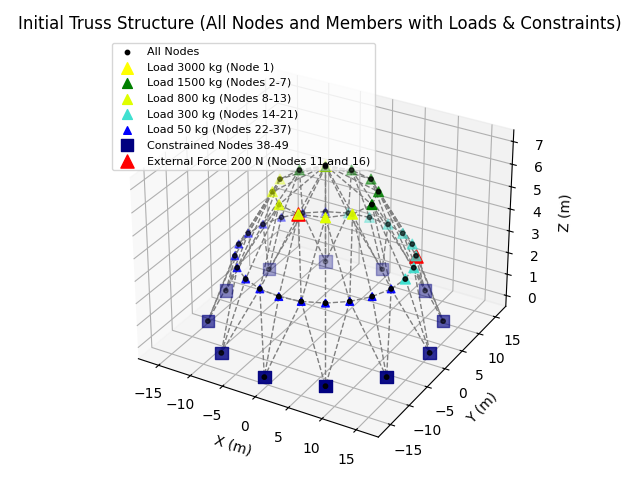

Generate this figure with Python:
import numpy as np
import pandas as pd
import random
import matplotlib.pyplot as plt
import time
from pandas import ExcelWriter
from scipy.linalg import eigh

# ------------------------------
# Constants
E = 2.1e11
rho = 7850
g = 9.81
sigma_allow = 250e6
A_min = 0.0001
A_max = 0.01293
pop_size = 200
num_generations = 200
penalty_factor = 1e6
a = 19
n_runs = 1
f_target = [9, 11]  # فرکانس هدف (Hz)
random.seed(42)
np.random.seed(42)
# ------------------------------

def get_load_vector(num_nodes):
    loads = np.zeros(num_nodes * 3)
    for i in range(num_nodes):
        if i == 0:
            mass = 3000
        elif 1 <= i <= 6:
            mass = 1500
        elif 7 <= i <= 12:
            mass = 800
        elif 13 <= i <= 20:
            mass = 300
        elif 21 <= i <= 36:
            mass = 50
        else:
            mass = 0
        loads[i * 3 + 2] = -mass * g
    loads[10 * 3] += 200
    loads[15 * 3] += 200
    return loads

def bar_length(node1, node2):
    return np.linalg.norm(node1 - node2)

def assemble_stiffness_matrix(coords, areas, members, member_types):
    n_nodes = len(coords)
    K = np.zeros((n_nodes * 3, n_nodes * 3))
    for i, (start, end) in enumerate(members):
        n1, n2 = start - 1, end - 1
        x1, x2 = coords[n1], coords[n2]
        L = bar_length(x1, x2)
        a_vec = (x2 - x1) / L
        A = areas[member_types[i]]
        k_local = (A * E / L) * np.outer(a_vec, a_vec)
        dofs = [n1*3, n1*3+1, n1*3+2, n2*3, n2*3+1, n2*3+2]
        for ii in range(3):
            for jj in range(3):
                K[dofs[ii], dofs[jj]] += k_local[ii, jj]
                K[dofs[ii+3], dofs[jj+3]] += k_local[ii, jj]
                K[dofs[ii], dofs[jj+3]] -= k_local[ii, jj]
                K[dofs[ii+3], dofs[jj]] -= k_local[ii, jj]
    return K

def assemble_mass_matrix(coords, areas, members, member_types):
    n_nodes = len(coords)
    M = np.zeros((n_nodes * 3, n_nodes * 3))
    for i, (start, end) in enumerate(members):
        n1, n2 = start - 1, end - 1
        L = bar_length(coords[n1], coords[n2])
        m = rho * areas[member_types[i]] * L / 2
        for n in [n1, n2]:
            for d in range(3):
                M[n*3 + d, n*3 + d] += m
    return M

def frequency_penalty(K, coords, areas, members, member_types):
    M = assemble_mass_matrix(coords, areas, members, member_types)
    try:
        w2, _ = eigh(K, M, subset_by_index=[0, 1])
        if np.any(w2 <= 0) or np.isnan(w2).any():
            return 1e9
        freqs = np.sqrt(w2) / (2 * np.pi)
        return np.sum((freqs - np.array(f_target))**2) * 1e5
    except:
        return 1e9

def apply_boundary_conditions(K, F, fixed_dofs):
    for dof in sorted(fixed_dofs, reverse=True):
        K = np.delete(K, dof, axis=0)
        K = np.delete(K, dof, axis=1)
        F = np.delete(F, dof)
    return K, F

def compute_stress(coords, areas, members, displacements, member_types):
    stresses = np.zeros(len(members))
    for i, (start, end) in enumerate(members):
        n1, n2 = start - 1, end - 1
        x1, x2 = coords[n1], coords[n2]
        L = bar_length(x1, x2)
        a_vec = (x2 - x1) / L
        u1 = displacements[n1*3:n1*3+3]
        u2 = displacements[n2*3:n2*3+3]
        strain = np.dot(a_vec, u2 - u1) / L
        stresses[i] = E * strain
    return stresses

def calculate_fitness(individual, node_coords, members, member_types, num_movable_nodes):
    areas = individual[:a]
    moved_nodes = individual[a:].reshape(-1, 3)
    coords = node_coords.copy()
    coords[:num_movable_nodes] = moved_nodes
    weight = sum(rho * areas[member_types[i]] * bar_length(coords[s-1], coords[e-1])
                 for i, (s, e) in enumerate(members))
    K = assemble_stiffness_matrix(coords, areas, members, member_types)
    F = get_load_vector(len(coords))
    fixed_nodes = list(range(37, 49))
    fixed_dofs = [node*3 + d for node in fixed_nodes for d in range(3)]
    K_mod, F_mod = apply_boundary_conditions(K, F, fixed_dofs)
    try:
        U_mod = np.linalg.solve(K_mod, F_mod)
    except np.linalg.LinAlgError:
        return weight + penalty_factor * 100
    U = np.zeros(len(F))
    free_dofs = list(set(range(len(F))) - set(fixed_dofs))
    U[free_dofs] = U_mod
    stress = compute_stress(coords, areas, members, U, member_types)
    overstress_penalty = np.sum(np.abs(stress) > sigma_allow)
    freq_pen = frequency_penalty(K, coords, areas, members, member_types)
    return weight + penalty_factor * overstress_penalty + freq_pen

# ------------------- PSO Algorithm -------------------
def pso_algorithm(coords, members, member_types, num_movable_nodes, num_particles=pop_size, num_iterations=num_generations, w=0.5, c1=1.5, c2=1.5):
    particles = []
    velocities = []
    for _ in range(num_particles):
        A = np.random.uniform(A_min, A_max, a)
        delta = np.random.uniform(-0.02, 0.02, size=(num_movable_nodes, 3))
        pos = coords[:num_movable_nodes] + delta
        particle = np.concatenate([A, pos.flatten()])
        particles.append(particle)
        velocities.append(np.zeros_like(particle))

    particles = np.array(particles)
    velocities = np.array(velocities)

    pbest = particles.copy()
    pbest_scores = np.array([calculate_fitness(p, coords, members, member_types, num_movable_nodes) for p in particles])

    gbest_idx = np.argmin(pbest_scores)
    gbest = pbest[gbest_idx].copy()
    gbest_score = pbest_scores[gbest_idx]

    best_fitness_history = []

    for iter in range(num_iterations):
        for i in range(num_particles):
            r1 = np.random.rand(len(particles[i]))
            r2 = np.random.rand(len(particles[i]))
            velocities[i] = (w * velocities[i] +
                             c1 * r1 * (pbest[i] - particles[i]) +
                             c2 * r2 * (gbest - particles[i]))
            particles[i] += velocities[i]

            particles[i][:a] = np.clip(particles[i][:a], A_min, A_max)
            pos_limit = 0.05
            particles[i][a:] = np.clip(particles[i][a:], coords[:num_movable_nodes].flatten() - pos_limit,
                                       coords[:num_movable_nodes].flatten() + pos_limit)

            fitness = calculate_fitness(particles[i], coords, members, member_types, num_movable_nodes)
            if fitness < pbest_scores[i]:
                pbest[i] = particles[i].copy()
                pbest_scores[i] = fitness

        gbest_idx = np.argmin(pbest_scores)
        if pbest_scores[gbest_idx] < gbest_score:
            gbest = pbest[gbest_idx].copy()
            gbest_score = pbest_scores[gbest_idx]

        best_fitness_history.append(gbest_score)
        print(f"Iteration {iter+1}: Best Fitness = {gbest_score:.2f}")

    plt.figure()
    plt.plot(best_fitness_history, 'r-', linewidth=2)
    plt.xlabel('Iteration')
    plt.ylabel('Best Fitness')
    plt.title('PSO Convergence Curve')
    plt.grid(True)
    plt.tight_layout()
    plt.show()

    return gbest

# ------------------- Truss Plotting -------------------
def plot_truss(nodes, members, areas, member_types, title="Truss Structure", show_weights=True):
    fig = plt.figure()
    ax = fig.add_subplot(111, projection='3d')

    if show_weights:
        max_area = np.max(areas)
        for i, (start, end) in enumerate(members):
            p1 = nodes[start - 1]
            p2 = nodes[end - 1]
            xs, ys, zs = zip(p1, p2)
            lw = 1 + 10 * (areas[member_types[i]] / max_area)
            ax.plot(xs, ys, zs, color='b', linewidth=lw)
    else:
        for (start, end) in members:
            p1 = nodes[start - 1]
            p2 = nodes[end - 1]
            xs, ys, zs = zip(p1, p2)
            ax.plot(xs, ys, zs, color='gray', linewidth=1, linestyle='--')

    xs, ys, zs = nodes[:, 0], nodes[:, 1], nodes[:, 2]
    ax.scatter(xs, ys, zs, color='k', s=10, label='All Nodes')

    ax.scatter(nodes[0, 0], nodes[0, 1], nodes[0, 2], color='yellow', s=70, marker='^', label='Load 3000 kg (Node 1)')
    ax.scatter(nodes[1:7, 0], nodes[1:7, 1], nodes[1:7, 2], color='green', s=50, marker='^', label='Load 1500 kg (Nodes 2-7)')
    ax.scatter(nodes[7:13, 0], nodes[7:13, 1], nodes[7:13, 2], color='#dfff00', s=50, marker='^', label='Load 800 kg (Nodes 8-13)')
    ax.scatter(nodes[13:21, 0], nodes[13:21, 1], nodes[13:21, 2], color='#40e0d0', s=50, marker='^', label='Load 300 kg (Nodes 14-21)')
    ax.scatter(nodes[21:37, 0], nodes[21:37, 1], nodes[21:37, 2], color='blue', s=30, marker='^', label='Load 50 kg (Nodes 22-37)')
    ax.scatter(nodes[37:49, 0], nodes[37:49, 1], nodes[37:49, 2], color='navy', s=80, marker='s', label='Constrained Nodes 38-49')
    ax.scatter(nodes[10, 0], nodes[10, 1], nodes[10, 2], color='red', s=90, marker='^', label='External Force 200 N (Nodes 11 & 16)')
    ax.scatter(nodes[15, 0], nodes[15, 1], nodes[15, 2], color='red', s=90, marker='^')

    ax.set_title(title)
    ax.set_xlabel("X (m)")
    ax.set_ylabel("Y (m)")
    ax.set_zlabel("Z (m)")
    ax.legend(loc='upper left', fontsize=8)
    plt.tight_layout()
    plt.show()

# ------------------- Load Data -------------------
def load_data():
    nodes = pd.read_excel("/home/sepehr/VS Code/Project/nodes_coordinates.xlsx")
    mems = pd.read_excel("/home/sepehr/VS Code/Project/truss_members.xlsx")
    return nodes[["X", "Y", "Z"]].to_numpy(), mems[["Start", "End"]].to_numpy()

# ------------------- Main -------------------
if __name__ == "__main__":
    node_coords, members = load_data()
    member_types = np.array([i % a for i in range(len(members))])
    num_movable_nodes = 37

    plot_truss(node_coords, members, np.ones(len(members)), member_types,
               title="Initial Truss Structure (All Nodes and Members with Loads & Constraints)",
               show_weights=False)

    start_time = time.time()
    best_sol, best_fit = None, float("inf")
    for run in range(n_runs):
        print(f"\n===== Run {run+1} =====")
        sol = pso_algorithm(node_coords.copy(), members, member_types, num_movable_nodes)
        fit = calculate_fitness(sol, node_coords.copy(), members, member_types, num_movable_nodes)
        print(f"Run {run+1} final fitness = {fit:.2f}")
        if fit < best_fit:
            best_sol, best_fit = sol.copy(), fit

    end_time = time.time()
    elapsed_time = end_time - start_time
    print(f"\n⏱️ Total computation time: {elapsed_time:.2f} seconds")

    A_best = best_sol[:a]
    pos_best = best_sol[a:].reshape(-1, 3)
    original_coords = node_coords[:num_movable_nodes].copy()
    node_coords[:num_movable_nodes] = pos_best

    df_members = pd.DataFrame({
        "Start": members[:, 0],
        "End": members[:, 1],
        "Area (m^2)": [A_best[member_types[i]] for i in range(len(members))]
    })

    displacements = pos_best - original_coords
    df_disp = pd.DataFrame({
        "Node Index": np.arange(1, num_movable_nodes + 1),
        "X_Initial": original_coords[:, 0],
        "Y_Initial": original_coords[:, 1],
        "Z_Initial": original_coords[:, 2],
        "X_New": pos_best[:, 0],
        "Y_New": pos_best[:, 1],
        "Z_New": pos_best[:, 2],
        "dX": displacements[:, 0],
        "dY": displacements[:, 1],
        "dZ": displacements[:, 2],
        "Total_Displacement": np.linalg.norm(displacements, axis=1)
    })

    output_path = "/home/sepehr/VS Code/Project/F- PSO_LoadSet1_Freq.xlsx"
    with ExcelWriter(output_path) as writer:
        df_members.to_excel(writer, sheet_name="Members_Areas", index=False)
        df_disp.to_excel(writer, sheet_name="Node_Displacements", index=False)

    print(f"\n✅ Final results saved to '{output_path}'")

    plot_truss(node_coords, members, A_best, member_types,
               title="Optimized Truss Structure", show_weights=True)
